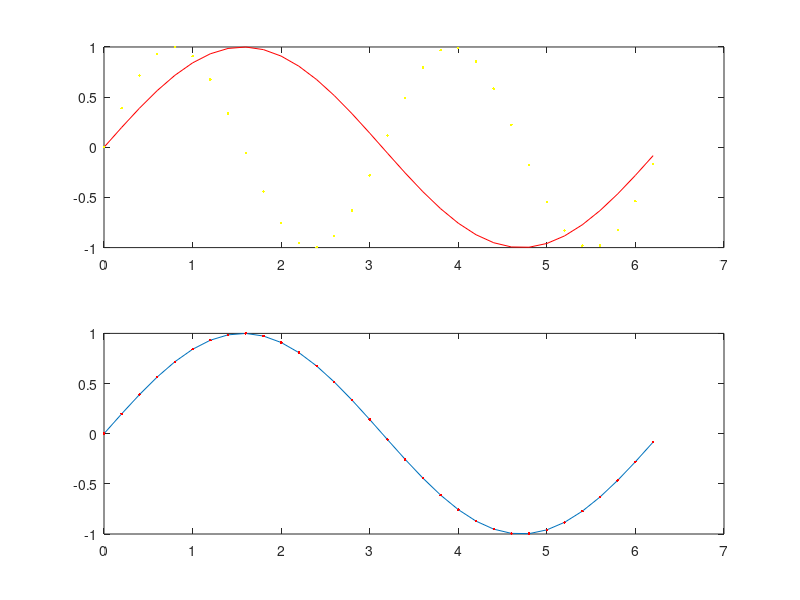

This chart was generated by the following MATLAB code:
clc
clear all
t=0:0.2:2*pi
title('Line Plot of Sine and Cosine Between -2\pi and 2\pi')
subplot(2,1,1)

plot(t, sin(t), "r ", t, sin(2*t), "y ." )

t=0:0.2:2*pi;
subplot(2,1,2)
plot (t, sin(t), t, sin(t),'r.')


